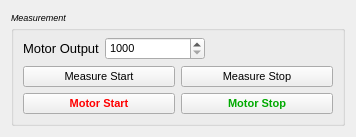
<?xml version="1.0" encoding="UTF-8"?>
<ui version="4.0">
 <class>FormMeasurement</class>
 <widget class="QWidget" name="FormMeasurement">
  <property name="geometry">
   <rect>
    <x>0</x>
    <y>0</y>
    <width>356</width>
    <height>129</height>
   </rect>
  </property>
  <property name="windowTitle">
   <string>Form</string>
  </property>
  <layout class="QVBoxLayout" name="verticalLayout_2">
   <item>
    <widget class="QGroupBox" name="groupBox_2">
     <property name="maximumSize">
      <size>
       <width>16777215</width>
       <height>128</height>
      </size>
     </property>
     <property name="font">
      <font>
       <pointsize>7</pointsize>
       <italic>true</italic>
      </font>
     </property>
     <property name="title">
      <string>Measurement</string>
     </property>
     <layout class="QGridLayout" name="gridLayout_2">
      <item row="0" column="0" colspan="2">
       <layout class="QHBoxLayout" name="horizontalLayout">
        <item>
         <widget class="QLabel" name="label">
          <property name="font">
           <font>
            <pointsize>10</pointsize>
            <italic>false</italic>
           </font>
          </property>
          <property name="text">
           <string>Motor Output</string>
          </property>
         </widget>
        </item>
        <item>
         <widget class="QSpinBox" name="spinMotorOutput">
          <property name="minimumSize">
           <size>
            <width>100</width>
            <height>0</height>
           </size>
          </property>
          <property name="font">
           <font>
            <pointsize>8</pointsize>
            <italic>false</italic>
           </font>
          </property>
          <property name="minimum">
           <number>1000</number>
          </property>
          <property name="maximum">
           <number>2000</number>
          </property>
          <property name="singleStep">
           <number>50</number>
          </property>
         </widget>
        </item>
        <item>
         <spacer name="horizontalSpacer_2">
          <property name="orientation">
           <enum>Qt::Horizontal</enum>
          </property>
          <property name="sizeHint" stdset="0">
           <size>
            <width>40</width>
            <height>20</height>
           </size>
          </property>
         </spacer>
        </item>
       </layout>
      </item>
      <item row="1" column="0">
       <widget class="QPushButton" name="btnMeasureStart">
        <property name="font">
         <font>
          <pointsize>8</pointsize>
          <italic>false</italic>
         </font>
        </property>
        <property name="text">
         <string>Measure Start</string>
        </property>
       </widget>
      </item>
      <item row="1" column="1">
       <widget class="QPushButton" name="btnMeasureStop">
        <property name="font">
         <font>
          <pointsize>8</pointsize>
          <italic>false</italic>
         </font>
        </property>
        <property name="text">
         <string>Measure Stop</string>
        </property>
       </widget>
      </item>
      <item row="2" column="0">
       <widget class="QPushButton" name="btnMotorStart">
        <property name="palette">
         <palette>
          <active>
           <colorrole role="ButtonText">
            <brush brushstyle="SolidPattern">
             <color alpha="255">
              <red>255</red>
              <green>0</green>
              <blue>0</blue>
             </color>
            </brush>
           </colorrole>
          </active>
          <inactive>
           <colorrole role="ButtonText">
            <brush brushstyle="SolidPattern">
             <color alpha="255">
              <red>255</red>
              <green>0</green>
              <blue>0</blue>
             </color>
            </brush>
           </colorrole>
          </inactive>
          <disabled>
           <colorrole role="ButtonText">
            <brush brushstyle="SolidPattern">
             <color alpha="255">
              <red>120</red>
              <green>120</green>
              <blue>120</blue>
             </color>
            </brush>
           </colorrole>
          </disabled>
         </palette>
        </property>
        <property name="font">
         <font>
          <pointsize>8</pointsize>
          <weight>75</weight>
          <italic>false</italic>
          <bold>true</bold>
         </font>
        </property>
        <property name="text">
         <string>Motor Start</string>
        </property>
       </widget>
      </item>
      <item row="2" column="1">
       <widget class="QPushButton" name="btnMotorStop">
        <property name="palette">
         <palette>
          <active>
           <colorrole role="ButtonText">
            <brush brushstyle="SolidPattern">
             <color alpha="255">
              <red>0</red>
              <green>170</green>
              <blue>0</blue>
             </color>
            </brush>
           </colorrole>
          </active>
          <inactive>
           <colorrole role="ButtonText">
            <brush brushstyle="SolidPattern">
             <color alpha="255">
              <red>0</red>
              <green>170</green>
              <blue>0</blue>
             </color>
            </brush>
           </colorrole>
          </inactive>
          <disabled>
           <colorrole role="ButtonText">
            <brush brushstyle="SolidPattern">
             <color alpha="255">
              <red>120</red>
              <green>120</green>
              <blue>120</blue>
             </color>
            </brush>
           </colorrole>
          </disabled>
         </palette>
        </property>
        <property name="font">
         <font>
          <pointsize>8</pointsize>
          <weight>75</weight>
          <italic>false</italic>
          <bold>true</bold>
         </font>
        </property>
        <property name="text">
         <string>Motor Stop</string>
        </property>
       </widget>
      </item>
     </layout>
    </widget>
   </item>
  </layout>
 </widget>
 <resources/>
 <connections/>
</ui>
